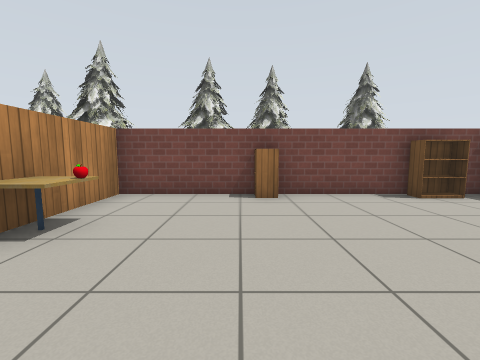
view 1 (above)

20 first-person views from a walk through a robot-simulator world made for Gazebo. The camera is 0.9 m above the floor, tilts 6° down and sees 90° across. Floor lines are 1 m apart. The floor is counted in squares, 1 m on a side. Each view is taken from the middle of a square. On the plan, view 1 faces up. The plan holds only what a view shows up to about 10 squares ahead; the rest is blank. Gazebo's built-in surfaces are drawn with simple patterns.

view 2
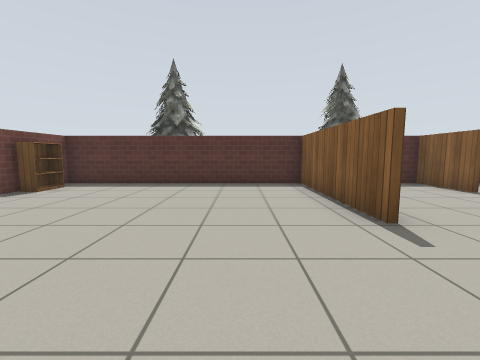

view 3
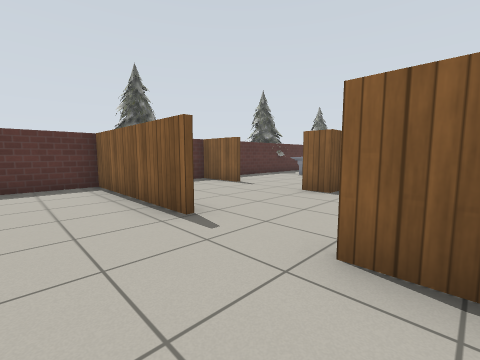

view 4
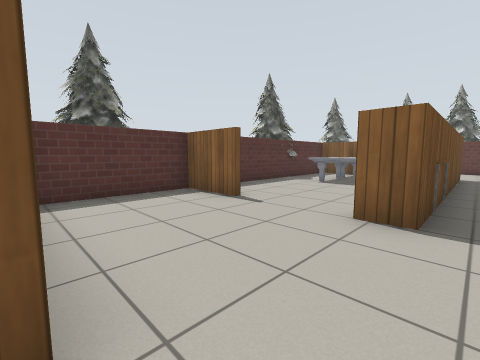

view 5
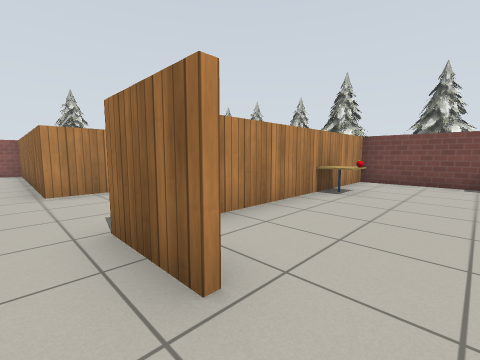

view 6
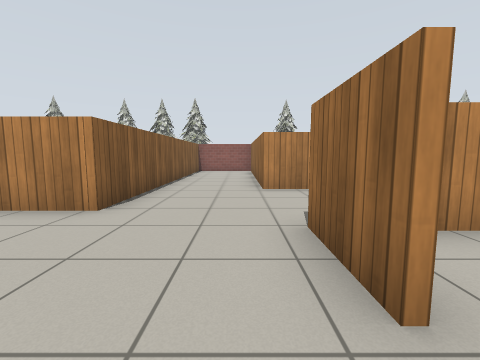

view 7
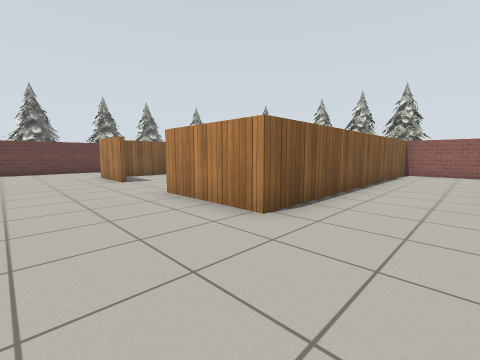

view 8
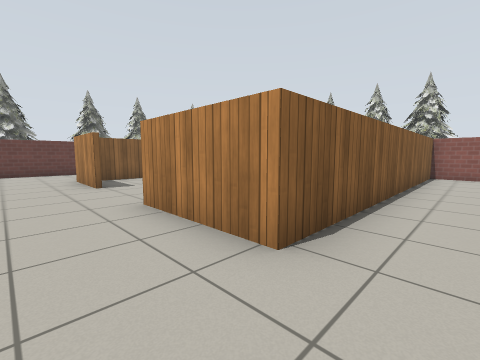

view 9
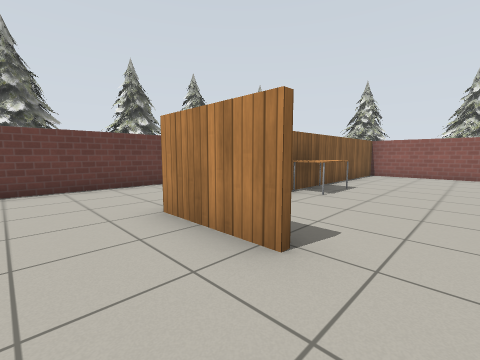

view 10
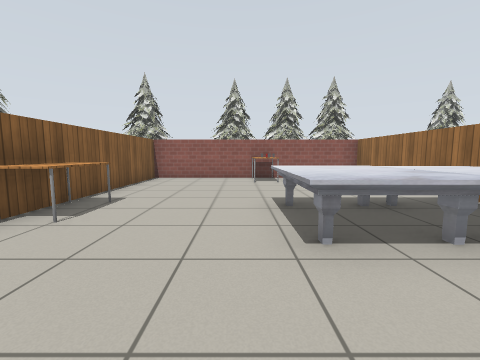

view 11
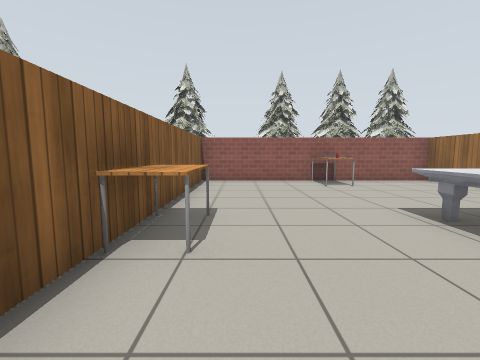

view 12
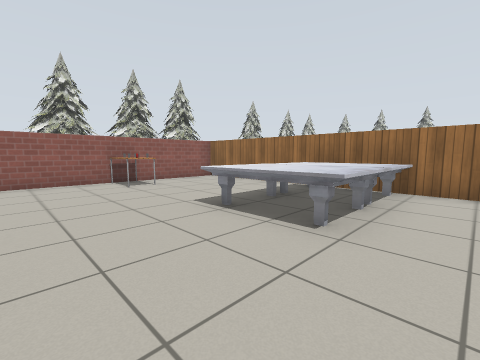

view 13
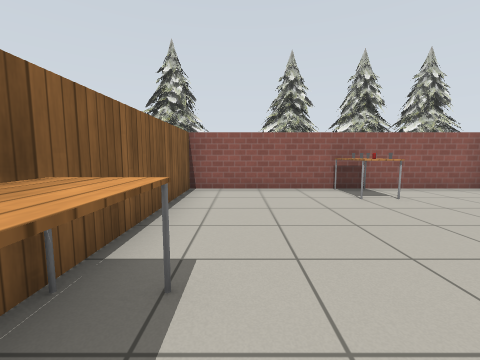

view 14
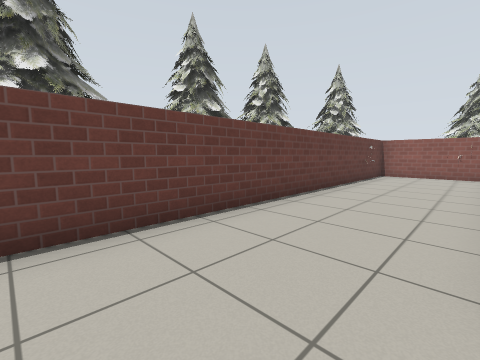

view 15
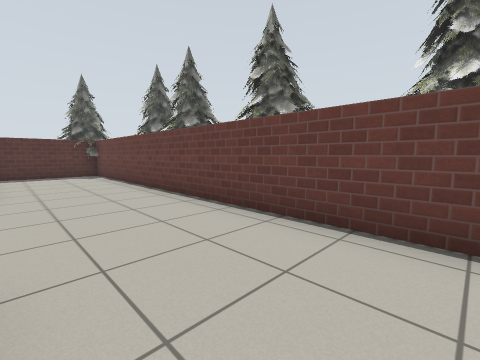

view 16
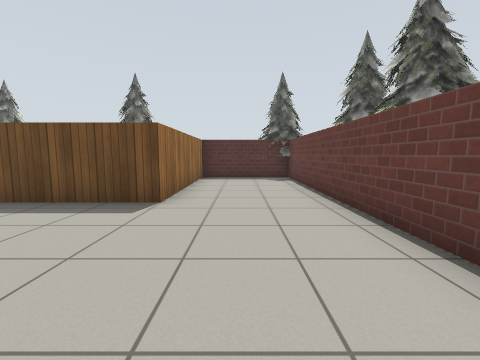

view 17
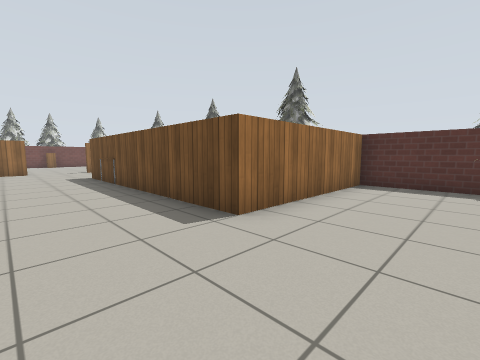

view 18
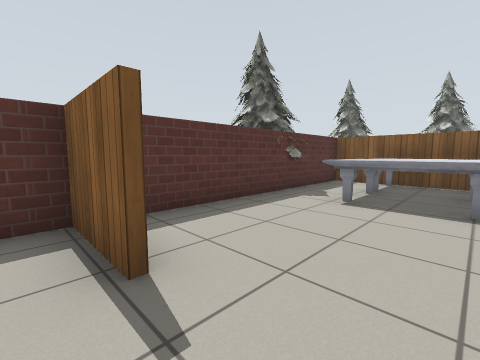

view 19
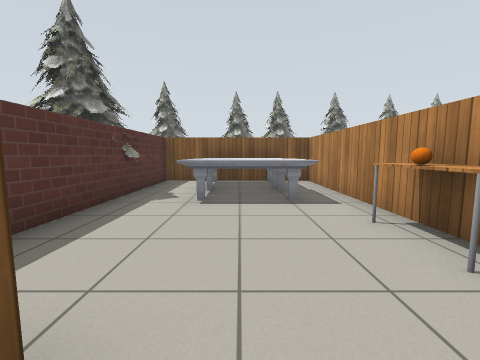

view 20
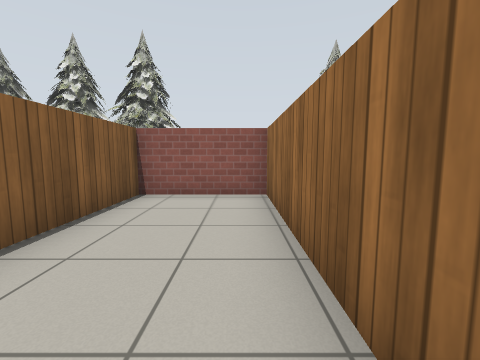

### Floor plan
Points are (right, up) in squares from view 1. A wall is a line through its corners. A room is listed if a view was taken in it or the views show most of it. See-through windows are left out.
Room 1 (views 1, 2, 3, 4, 5, 6, 7, 18, 19)
walls: (1, -2) (5.6, -2) (5.6, 1.5); (-2.1, -2) (-1.1, -2); (5.6, 3.4) (5.6, 5.5) (-2.8, 5.5) (-2.8, -0.8); (0.5, -5.6) (1.2, -5.6); (3.6, -5.6) (5.6, -5.6) (5.6, -2.4)
ways out: opening at (-0.5, -3.5) to room 2; opening at (2.5, -6) to room 2
objects: cafe table (-2, 3); other object (-1, 3); cabinet (1, 5); bookshelf (4, 5)
Room 2 (views 8, 9, 10, 11, 12, 13, 14, 15, 16, 17)
walls: (-3.8, -11.1) (-3.8, -13.5); (-6.5, -13.3) (-4.4, -13.3); (-4.9, -5.4) (-13.5, -5.4); (-3.8, -5.3) (-3.8, -8.4); (0.6, -8.4) (0.6, -13.3) (1.6, -13.3); (-13.4, -11.4) (-13.4, -13.3) (-8.4, -13.3); (-10.5, -16.9) (5.4, -16.9); (1.5, -13.5) (0.5, -13.5) (0.5, -5.6); (-13.4, -16.4) (-13.4, -16.9) (-12.4, -16.9); (-1.1, -2.1) (-3, -2.1); (5.6, -13.3) (5.6, -12.4); (5.6, -8.5) (5.6, -6.5); (5.6, -15.6) (5.6, -13.5) (4.4, -13.5)
ways out: opening at (-0.5, -3.5) to room 1; opening at (2.5, -6) to room 1; opening at (-7, -5) to room 3; opening at (-3.5, -3.5); opening at (5, -16)
objects: pine tree (-16, -11) to (-14, -10); pine tree (-16, -9) to (-14, -7); pine tree (-16, -6) to (-14, -5); pine tree (-15, -16) to (-14, -13); other object (-11, -9); table (-8, -13) to (-7, -13); marble table (-8, -9) to (-6, -8); marble table (-8, -7) to (-6, -6); table (1, -8) to (1, -7); marble table (2, -13) to (4, -12); marble table (2, -11) to (4, -10); pine tree (5, -12) to (7, -9)
Room 3 (view 20)
walls: (-9.5, -5.3) (-6.5, -5.3); (-6.3, -2.4) (-9.5, -2.4)
ways out: opening at (-7, -5) to room 2; opening at (-8.5, -3.5) to room 4; opening at (-6, -3.5)
Room 4 (no view inside)
walls: (-9.5, -2.4) (-13.4, -2.4) (-13.4, -5.6); (-13.5, -5.3) (-9.5, -5.3)
ways out: opening at (-8.5, -3.5) to room 3

Where each view was taken, in squares from view 1:
view 1: 0 up, 0 right, facing up
view 2: 0 up, 2 left, facing right
view 3: 0 up, 2 left, facing down-right
view 4: 2 down, 0 right, facing down-right
view 5: 3 down, 0 right, facing up-left
view 6: 3 down, 0 right, facing left
view 7: 3 down, 1 left, facing down-left
view 8: 4 down, 2 left, facing down-left
view 9: 10 down, 2 left, facing down-left
view 10: 10 down, 4 left, facing left
view 11: 12 down, 5 left, facing left
view 12: 12 down, 5 left, facing up-left
view 13: 12 down, 7 left, facing left
view 14: 14 down, 2 left, facing down-left
view 15: 14 down, 6 left, facing down-right
view 16: 15 down, 4 left, facing right
view 17: 16 down, 2 left, facing up-right
view 18: 5 down, 2 right, facing down-right
view 19: 5 down, 3 right, facing down
view 20: 3 down, 8 left, facing left
